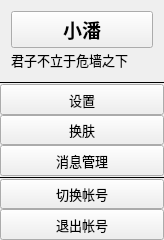
<?xml version="1.0" encoding="UTF-8"?>
<ui version="4.0">
 <class>MenuWidget</class>
 <widget class="QWidget" name="MenuWidget">
  <property name="geometry">
   <rect>
    <x>0</x>
    <y>0</y>
    <width>164</width>
    <height>240</height>
   </rect>
  </property>
  <property name="font">
   <font>
    <family>微软雅黑</family>
    <pointsize>10</pointsize>
   </font>
  </property>
  <property name="windowTitle">
   <string>MenuWidget</string>
  </property>
  <layout class="QVBoxLayout" name="verticalLayout_3">
   <property name="spacing">
    <number>0</number>
   </property>
   <property name="leftMargin">
    <number>0</number>
   </property>
   <property name="topMargin">
    <number>0</number>
   </property>
   <property name="rightMargin">
    <number>0</number>
   </property>
   <property name="bottomMargin">
    <number>0</number>
   </property>
   <item>
    <widget class="QWidget" name="widget" native="true">
     <layout class="QVBoxLayout" name="verticalLayout_2">
      <property name="spacing">
       <number>2</number>
      </property>
      <item>
       <widget class="QPushButton" name="profileBtn">
        <property name="font">
         <font>
          <family>微软雅黑</family>
          <pointsize>14</pointsize>
          <weight>75</weight>
          <bold>true</bold>
         </font>
        </property>
        <property name="cursor">
         <cursorShape>PointingHandCursor</cursorShape>
        </property>
        <property name="text">
         <string>小潘</string>
        </property>
       </widget>
      </item>
      <item>
       <widget class="QLabel" name="signLabel">
        <property name="font">
         <font>
          <family>微软雅黑</family>
          <pointsize>10</pointsize>
         </font>
        </property>
        <property name="text">
         <string>君子不立于危墙之下</string>
        </property>
       </widget>
      </item>
     </layout>
    </widget>
   </item>
   <item>
    <widget class="Line" name="line">
     <property name="frameShadow">
      <enum>QFrame::Plain</enum>
     </property>
     <property name="orientation">
      <enum>Qt::Horizontal</enum>
     </property>
    </widget>
   </item>
   <item>
    <widget class="QWidget" name="btnWidget" native="true">
     <property name="font">
      <font>
       <family>微软雅黑</family>
       <pointsize>10</pointsize>
      </font>
     </property>
     <layout class="QVBoxLayout" name="verticalLayout">
      <property name="spacing">
       <number>0</number>
      </property>
      <property name="leftMargin">
       <number>0</number>
      </property>
      <property name="topMargin">
       <number>0</number>
      </property>
      <property name="rightMargin">
       <number>0</number>
      </property>
      <property name="bottomMargin">
       <number>0</number>
      </property>
      <item>
       <widget class="QPushButton" name="setBtn">
        <property name="sizePolicy">
         <sizepolicy hsizetype="Expanding" vsizetype="Expanding">
          <horstretch>0</horstretch>
          <verstretch>0</verstretch>
         </sizepolicy>
        </property>
        <property name="font">
         <font>
          <family>微软雅黑</family>
          <pointsize>10</pointsize>
         </font>
        </property>
        <property name="text">
         <string>设置</string>
        </property>
       </widget>
      </item>
      <item>
       <widget class="QPushButton" name="pushButton_2">
        <property name="sizePolicy">
         <sizepolicy hsizetype="Expanding" vsizetype="Expanding">
          <horstretch>0</horstretch>
          <verstretch>0</verstretch>
         </sizepolicy>
        </property>
        <property name="font">
         <font>
          <family>微软雅黑</family>
          <pointsize>10</pointsize>
         </font>
        </property>
        <property name="text">
         <string>换肤</string>
        </property>
       </widget>
      </item>
      <item>
       <widget class="QPushButton" name="pushButton_4">
        <property name="sizePolicy">
         <sizepolicy hsizetype="Expanding" vsizetype="Expanding">
          <horstretch>0</horstretch>
          <verstretch>0</verstretch>
         </sizepolicy>
        </property>
        <property name="font">
         <font>
          <family>微软雅黑</family>
          <pointsize>10</pointsize>
         </font>
        </property>
        <property name="text">
         <string>消息管理</string>
        </property>
       </widget>
      </item>
      <item>
       <widget class="Line" name="line_2">
        <property name="frameShadow">
         <enum>QFrame::Plain</enum>
        </property>
        <property name="orientation">
         <enum>Qt::Horizontal</enum>
        </property>
       </widget>
      </item>
      <item>
       <widget class="QPushButton" name="pushButton_5">
        <property name="sizePolicy">
         <sizepolicy hsizetype="Expanding" vsizetype="Expanding">
          <horstretch>0</horstretch>
          <verstretch>0</verstretch>
         </sizepolicy>
        </property>
        <property name="font">
         <font>
          <family>微软雅黑</family>
          <pointsize>10</pointsize>
         </font>
        </property>
        <property name="text">
         <string>切换帐号</string>
        </property>
       </widget>
      </item>
      <item>
       <widget class="QPushButton" name="pushButton_6">
        <property name="sizePolicy">
         <sizepolicy hsizetype="Expanding" vsizetype="Expanding">
          <horstretch>0</horstretch>
          <verstretch>0</verstretch>
         </sizepolicy>
        </property>
        <property name="font">
         <font>
          <family>微软雅黑</family>
          <pointsize>10</pointsize>
         </font>
        </property>
        <property name="text">
         <string>退出帐号</string>
        </property>
       </widget>
      </item>
     </layout>
    </widget>
   </item>
  </layout>
 </widget>
 <layoutdefault spacing="6" margin="11"/>
 <resources/>
 <connections/>
</ui>
